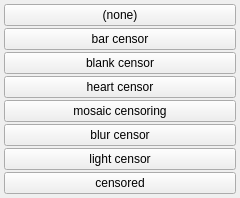
<?xml version="1.0" encoding="UTF-8"?>
<ui version="4.0">
 <class>censor_menu</class>
 <widget class="QWidget" name="censor_menu">
  <property name="geometry">
   <rect><x>0</x><y>0</y><width>240</width><height>60</height></rect>
  </property>
  <layout class="QGridLayout" name="grid">
   <property name="leftMargin"><number>4</number></property>
   <property name="topMargin"><number>4</number></property>
   <property name="rightMargin"><number>4</number></property>
   <property name="bottomMargin"><number>4</number></property>
   <property name="horizontalSpacing"><number>2</number></property>
   <property name="verticalSpacing"><number>2</number></property>
   <item row="0" column="0">
    <widget class="QPushButton" name="btn_none">
     <property name="text"><string>(none)</string></property>
    </widget>
   </item>
   <item row="1" column="0">
    <widget class="QPushButton" name="chk_bar_censor">
     <property name="checkable"><bool>true</bool></property>
     <property name="text"><string>bar censor</string></property>
     <property name="tags" stdset="0"><string>bar censor</string></property>
     <property name="implies" stdset="0"><string>censored</string></property>
    </widget>
   </item>
   <item row="2" column="0">
    <widget class="QPushButton" name="chk_blank_censor">
     <property name="checkable"><bool>true</bool></property>
     <property name="text"><string>blank censor</string></property>
     <property name="tags" stdset="0"><string>blank censor</string></property>
     <property name="implies" stdset="0"><string>censored</string></property>
    </widget>
   </item>
   <item row="3" column="0">
    <widget class="QPushButton" name="chk_heart_censor">
     <property name="checkable"><bool>true</bool></property>
     <property name="text"><string>heart censor</string></property>
     <property name="tags" stdset="0"><string>heart censor</string></property>
     <property name="implies" stdset="0"><string>censored</string></property>
    </widget>
   </item>
   <item row="4" column="0">
    <widget class="QPushButton" name="chk_mosaic_censoring">
     <property name="checkable"><bool>true</bool></property>
     <property name="text"><string>mosaic censoring</string></property>
     <property name="tags" stdset="0"><string>mosaic censoring</string></property>
     <property name="implies" stdset="0"><string>censored</string></property>
    </widget>
   </item>
   <item row="5" column="0">
    <widget class="QPushButton" name="chk_blur_censor">
     <property name="checkable"><bool>true</bool></property>
     <property name="text"><string>blur censor</string></property>
     <property name="tags" stdset="0"><string>blur censor</string></property>
     <property name="implies" stdset="0"><string>censored</string></property>
    </widget>
   </item>
   <item row="6" column="0">
    <widget class="QPushButton" name="chk_light_censor">
     <property name="checkable"><bool>true</bool></property>
     <property name="text"><string>light censor</string></property>
     <property name="tags" stdset="0"><string>light censor</string></property>
     <property name="implies" stdset="0"><string>censored</string></property>
    </widget>
   </item>
   <item row="7" column="0">
    <widget class="QPushButton" name="chk_censored">
     <property name="checkable"><bool>true</bool></property>
     <property name="text"><string>censored</string></property>
     <property name="tags" stdset="0"><string>censored</string></property>
    </widget>
   </item>
  </layout>
 </widget>
 <resources/>
 <connections/>
</ui>
